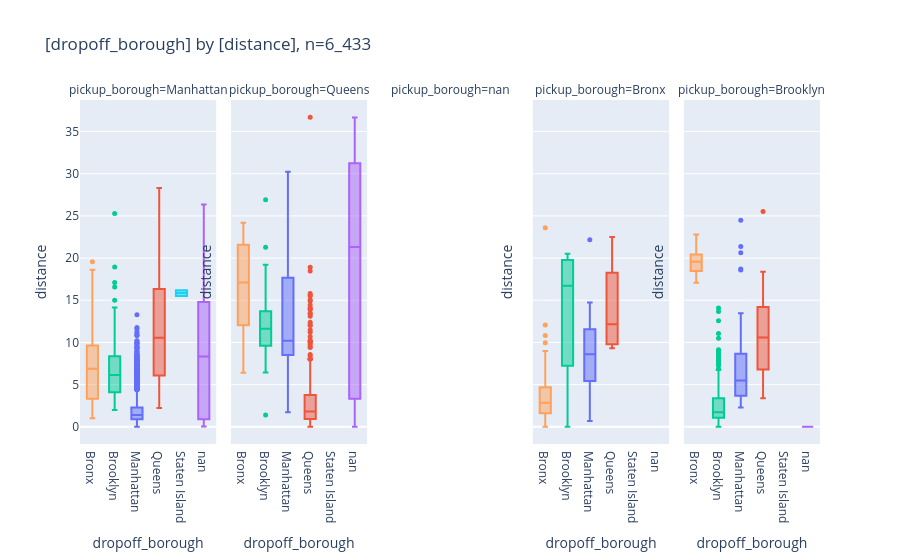

Notebook source saved alongside this figure:
### Code cell
_df = df[["dropoff_borough","distance","pickup_borough"]]
_=pls.plot_boxes(
    _df,
    height=200,
    facet_col="pickup_borough",
    # violin=True,
    # use_log=True,
    # annotations=True,
)

### Figure 1 — Plotly figure (JSON) as saved in the notebook; plotly's stock layout.template omitted (floating-point values rounded to 4 significant figures; data arrays with more than 128 entries replaced by an {"elided": "..."} marker saying what was removed)
{"data": [{"alignmentgroup": "True", "hovertemplate": "dropoff_borough=%{x}<br>pickup_borough=Manhattan<br>distance=%{y}<extra></extra>", "legendgroup": "Manhattan", "marker": {"color": "#636efa", "size": 5}, "name": "Manhattan", "notched": false, "offsetgroup": "Manhattan", "orientation": "v", "showlegend": true, "type": "box", "width": 0.5, "x": {"elided": "4885 str values"}, "x0": " ", "xaxis": "x", "y": {"elided": "4885 float values"}, "y0": " ", "yaxis": "y"}, {"alignmentgroup": "True", "hovertemplate": "dropoff_borough=%{x}<br>pickup_borough=Queens<br>distance=%{y}<extra></extra>", "legendgroup": "Manhattan", "marker": {"color": "#636efa", "size": 5}, "name": "Manhattan", "notched": false, "offsetgroup": "Manhattan", "orientation": "v", "showlegend": false, "type": "box", "width": 0.5, "x": {"elided": "224 str values"}, "x0": " ", "xaxis": "x2", "y": {"elided": "224 float values"}, "y0": " ", "yaxis": "y2"}, {"alignmentgroup": "True", "hovertemplate": "dropoff_borough=%{x}<br>pickup_borough=Bronx<br>distance=%{y}<extra></extra>", "legendgroup": "Manhattan", "marker": {"color": "#636efa", "size": 5}, "name": "Manhattan", "notched": false, "offsetgroup": "Manhattan", "orientation": "v", "showlegend": false, "type": "box", "width": 0.5, "x": ["Manhattan", "Manhattan", "Manhattan", "Manhattan", "Manhattan", "Manhattan", "Manhattan", "Manhattan", "Manhattan", "Manhattan", "Manhattan", "Manhattan", "Manhattan", "Manhattan", "Manhattan", "Manhattan", "Manhattan", "Manhattan", "Manhattan", "Manhattan", "Manhattan", "Manhattan", "Manhattan", "Manhattan", "Manhattan"], "x0": " ", "xaxis": "x4", "y": [10.6, 14.74, 4.5, 2.93, 11.2, 9.16, 8.64, 12.74, 0.7, 12.79, 2.9, 12.69, 5.75, 7.06, 8.59, 6.16, 13.3, 4.2, 22.17, 11.19, 1.66, 6.62, 10.05, 6.66, 7.07], "y0": " ", "yaxis": "y4"}, {"alignmentgroup": "True", "hovertemplate": "dropoff_borough=%{x}<br>pickup_borough=Brooklyn<br>distance=%{y}<extra></extra>", "legendgroup": "Manhattan", "marker": {"color": "#636efa", "size": 5}, "name": "Manhattan", "notched": false, "offsetgroup": "Manhattan", "orientation": "v", "showlegend": false, "type": "box", "width": 0.5, "x": ["Manhattan", "Manhattan", "Manhattan", "Manhattan", "Manhattan", "Manhattan", "Manhattan", "Manhattan", "Manhattan", "Manhattan", "Manhattan", "Manhattan", "Manhattan", "Manhattan", "Manhattan", "Manhattan", "Manhattan", "Manhattan", "Manhattan", "Manhattan", "Manhattan", "Manhattan", "Manhattan", "Manhattan", "Manhattan", "Manhattan", "Manhattan", "Manhattan", "Manhattan", "Manhattan", "Manhattan", "Manhattan", "Manhattan", "Manhattan", "Manhattan", "Manhattan", "Manhattan", "Manhattan", "Manhattan", "Manhattan", "Manhattan", "Manhattan", "Manhattan", "Manhattan", "Manhattan", "Manhattan", "Manhattan", "Manhattan", "Manhattan", "Manhattan", "Manhattan", "Manhattan", "Manhattan", "Manhattan", "Manhattan", "Manhattan", "Manhattan", "Manhattan", "Manhattan", "Manhattan", "Manhattan", "Manhattan", "Manhattan", "Manhattan", "Manhattan", "Manhattan", "Manhattan"], "x0": " ", "xaxis": "x5", "y": [5.98, 7.0, 8.4, 18.7, 4.1, 4.23, 7.06, 4.65, 4.1, 5.8, 11.13, 4.5, 3.01, 5.8, 10.12, 2.6, 3.38, 4.4, 3.38, 4.7, 10.43, 7.8, 12.54, 9.7, 13.47, 24.48, 2.92, 4.66, 7.2, 2.41, 8.56, 3.7, 8.77, 5.88, 6.32, 5.48, 5.06, 18.6, 6.02, 2.94, 4.3, 4.94, 20.64, 6.3, 3.8, 13.44, 9.3, 11.4, 8.26, 7.12, 3.7, 2.3, 2.52, 2.53, 2.8, 8.7, 2.53, 3.67, 2.8, 4.34, 4.3, 3.03, 5.62, 8.82, 3.68, 21.37, 3.5], "y0": " ", "yaxis": "y5"}, {"alignmentgroup": "True", "hovertemplate": "dropoff_borough=%{x}<br>pickup_borough=Manhattan<br>distance=%{y}<extra></extra>", "legendgroup": "Queens", "marker": {"color": "#EF553B", "size": 5}, "name": "Queens", "notched": false, "offsetgroup": "Queens", "orientation": "v", "showlegend": true, "type": "box", "width": 0.5, "x": {"elided": "163 str values"}, "x0": " ", "xaxis": "x", "y": {"elided": "163 float values"}, "y0": " ", "yaxis": "y"}, {"alignmentgroup": "True", "hovertemplate": "dropoff_borough=%{x}<br>pickup_borough=Queens<br>distance=%{y}<extra></extra>", "legendgroup": "Queens", "marker": {"color": "#EF553B", "size": 5}, "name": "Queens", "notched": false, "offsetgroup": "Queens", "orientation": "v", "showlegend": false, "type": "box", "width": 0.5, "x": {"elided": "349 str values"}, "x0": " ", "xaxis": "x2", "y": {"elided": "349 float values"}, "y0": " ", "yaxis": "y2"}, {"alignmentgroup": "True", "hovertemplate": "dropoff_borough=%{x}<br>pickup_borough=Bronx<br>distance=%{y}<extra></extra>", "legendgroup": "Queens", "marker": {"color": "#EF553B", "size": 5}, "name": "Queens", "notched": false, "offsetgroup": "Queens", "orientation": "v", "showlegend": false, "type": "box", "width": 0.5, "x": ["Queens", "Queens", "Queens", "Queens"], "x0": " ", "xaxis": "x4", "y": [9.31, 22.51, 14.03, 10.27], "y0": " ", "yaxis": "y4"}, {"alignmentgroup": "True", "hovertemplate": "dropoff_borough=%{x}<br>pickup_borough=Brooklyn<br>distance=%{y}<extra></extra>", "legendgroup": "Queens", "marker": {"color": "#EF553B", "size": 5}, "name": "Queens", "notched": false, "offsetgroup": "Queens", "orientation": "v", "showlegend": false, "type": "box", "width": 0.5, "x": ["Queens", "Queens", "Queens", "Queens", "Queens", "Queens", "Queens", "Queens", "Queens", "Queens", "Queens", "Queens", "Queens", "Queens", "Queens", "Queens", "Queens", "Queens", "Queens", "Queens", "Queens", "Queens", "Queens", "Queens", "Queens", "Queens"], "x0": " ", "xaxis": "x5", "y": [3.38, 10.97, 7.5, 10.11, 12.76, 6.5, 16.01, 25.51, 14.2, 11.55, 4.57, 9.9, 14.9, 14.67, 6.76, 9.6, 3.74, 11.14, 7.1, 6.8, 12.4, 18.2, 4.41, 11.44, 18.39, 10.23], "y0": " ", "yaxis": "y5"}, {"alignmentgroup": "True", "hovertemplate": "dropoff_borough=%{x}<br>pickup_borough=Manhattan<br>distance=%{y}<extra></extra>", "legendgroup": "Brooklyn", "marker": {"color": "#00cc96", "size": 5}, "name": "Brooklyn", "notched": false, "offsetgroup": "Brooklyn", "orientation": "v", "showlegend": true, "type": "box", "width": 0.5, "x": {"elided": "153 str values"}, "x0": " ", "xaxis": "x", "y": {"elided": "153 float values"}, "y0": " ", "yaxis": "y"}, {"alignmentgroup": "True", "hovertemplate": "dropoff_borough=%{x}<br>pickup_borough=Queens<br>distance=%{y}<extra></extra>", "legendgroup": "Brooklyn", "marker": {"color": "#00cc96", "size": 5}, "name": "Brooklyn", "notched": false, "offsetgroup": "Brooklyn", "orientation": "v", "showlegend": false, "type": "box", "width": 0.5, "x": ["Brooklyn", "Brooklyn", "Brooklyn", "Brooklyn", "Brooklyn", "Brooklyn", "Brooklyn", "Brooklyn", "Brooklyn", "Brooklyn", "Brooklyn", "Brooklyn", "Brooklyn", "Brooklyn", "Brooklyn", "Brooklyn", "Brooklyn", "Brooklyn", "Brooklyn", "Brooklyn", "Brooklyn", "Brooklyn", "Brooklyn", "Brooklyn", "Brooklyn", "Brooklyn", "Brooklyn", "Brooklyn", "Brooklyn", "Brooklyn", "Brooklyn", "Brooklyn", "Brooklyn", "Brooklyn", "Brooklyn", "Brooklyn", "Brooklyn", "Brooklyn", "Brooklyn", "Brooklyn", "Brooklyn", "Brooklyn", "Brooklyn", "Brooklyn", "Brooklyn", "Brooklyn", "Brooklyn", "Brooklyn", "Brooklyn", "Brooklyn", "Brooklyn", "Brooklyn", "Brooklyn", "Brooklyn", "Brooklyn", "Brooklyn", "Brooklyn", "Brooklyn", "Brooklyn", "Brooklyn", "Brooklyn", "Brooklyn"], "x0": " ", "xaxis": "x2", "y": [14.3, 11.8, 18.99, 13.04, 10.88, 12.25, 9.6, 9.98, 8.1, 19.2, 14.54, 10.02, 9.28, 11.25, 14.5, 18.29, 11.8, 1.4, 21.27, 12.5, 7.89, 10.12, 12.21, 13.7, 13.26, 7.06, 8.51, 13.1, 9.6, 9.8, 16.65, 7.03, 9.18, 10.0, 13.9, 9.96, 7.4, 14.1, 12.52, 10.39, 26.92, 14.97, 12.7, 9.73, 15.0, 7.3, 7.7, 11.52, 11.74, 9.72, 15.7, 10.16, 16.68, 10.94, 10.32, 12.79, 6.44, 11.93, 8.44, 13.65, 9.6, 13.5], "y0": " ", "yaxis": "y2"}, {"alignmentgroup": "True", "hovertemplate": "dropoff_borough=%{x}<br>pickup_borough=Bronx<br>distance=%{y}<extra></extra>", "legendgroup": "Brooklyn", "marker": {"color": "#00cc96", "size": 5}, "name": "Brooklyn", "notched": false, "offsetgroup": "Brooklyn", "orientation": "v", "showlegend": false, "type": "box", "width": 0.5, "x": ["Brooklyn", "Brooklyn", "Brooklyn", "Brooklyn"], "x0": " ", "xaxis": "x4", "y": [14.45, 19.01, 20.51, 0.0], "y0": " ", "yaxis": "y4"}, {"alignmentgroup": "True", "hovertemplate": "dropoff_borough=%{x}<br>pickup_borough=Brooklyn<br>distance=%{y}<extra></extra>", "legendgroup": "Brooklyn", "marker": {"color": "#00cc96", "size": 5}, "name": "Brooklyn", "notched": false, "offsetgroup": "Brooklyn", "orientation": "v", "showlegend": false, "type": "box", "width": 0.5, "x": {"elided": "282 str values"}, "x0": " ", "xaxis": "x5", "y": {"elided": "282 float values"}, "y0": " ", "yaxis": "y5"}, {"alignmentgroup": "True", "hovertemplate": "dropoff_borough=%{x}<br>pickup_borough=Manhattan<br>distance=%{y}<extra></extra>", "legendgroup": "nan", "marker": {"color": "#ab63fa", "size": 5}, "name": "nan", "notched": false, "offsetgroup": "nan", "orientation": "v", "showlegend": true, "type": "box", "width": 0.5, "x": ["nan", "nan", "nan", "nan", "nan", "nan", "nan", "nan", "nan", "nan"], "x0": " ", "xaxis": "x", "y": [1.74, 0.03, 0.9, 0.9, 6.32, 14.82, 26.35, 12.6, 14.8, 10.36], "y0": " ", "yaxis": "y"}, {"alignmentgroup": "True", "hovertemplate": "dropoff_borough=%{x}<br>pickup_borough=Queens<br>distance=%{y}<extra></extra>", "legendgroup": "nan", "marker": {"color": "#ab63fa", "size": 5}, "name": "nan", "notched": false, "offsetgroup": "nan", "orientation": "v", "showlegend": false, "type": "box", "width": 0.5, "x": ["nan", "nan", "nan", "nan", "nan", "nan", "nan", "nan", "nan", "nan", "nan"], "x0": " ", "xaxis": "x2", "y": [5.69, 19.2, 24.57, 0.34, 24.63, 21.3, 33.76, 36.66, 2.53, 33.46, 0.0], "y0": " ", "yaxis": "y2"}, {"alignmentgroup": "True", "hovertemplate": "dropoff_borough=%{x}<br>pickup_borough=Brooklyn<br>distance=%{y}<extra></extra>", "legendgroup": "nan", "marker": {"color": "#ab63fa", "size": 5}, "name": "nan", "notched": false, "offsetgroup": "nan", "orientation": "v", "showlegend": false, "type": "box", "width": 0.5, "x": ["nan", "nan", "nan"], "x0": " ", "xaxis": "x5", "y": [0.0, 0.0, 0.0], "y0": " ", "yaxis": "y5"}, {"alignmentgroup": "True", "hovertemplate": "dropoff_borough=%{x}<br>pickup_borough=Manhattan<br>distance=%{y}<extra></extra>", "legendgroup": "Bronx", "marker": {"color": "#FFA15A", "size": 5}, "name": "Bronx", "notched": false, "offsetgroup": "Bronx", "orientation": "v", "showlegend": true, "type": "box", "width": 0.5, "x": ["Bronx", "Bronx", "Bronx", "Bronx", "Bronx", "Bronx", "Bronx", "Bronx", "Bronx", "Bronx", "Bronx", "Bronx", "Bronx", "Bronx", "Bronx", "Bronx", "Bronx", "Bronx", "Bronx", "Bronx", "Bronx", "Bronx", "Bronx", "Bronx", "Bronx", "Bronx", "Bronx", "Bronx", "Bronx", "Bronx", "Bronx", "Bronx", "Bronx", "Bronx", "Bronx", "Bronx", "Bronx", "Bronx", "Bronx", "Bronx", "Bronx", "Bronx", "Bronx", "Bronx", "Bronx", "Bronx", "Bronx", "Bronx", "Bronx", "Bronx", "Bronx", "Bronx", "Bronx", "Bronx", "Bronx"], "x0": " ", "xaxis": "x", "y": [12.05, 11.79, 9.4, 9.8, 1.8, 5.7, 5.6, 4.29, 10.44, 11.92, 8.3, 16.35, 7.35, 10.2, 10.51, 3.32, 9.41, 12.27, 4.92, 4.4, 7.4, 8.45, 16.79, 19.57, 8.6, 9.7, 18.62, 10.39, 2.7, 9.44, 2.1, 2.54, 5.78, 7.21, 1.0, 3.79, 1.38, 3.75, 6.87, 1.71, 2.56, 3.6, 3.35, 1.17, 8.52, 1.63, 9.46, 4.28, 6.88, 2.2, 2.4, 3.86, 8.97, 1.67, 4.02], "y0": " ", "yaxis": "y"}, {"alignmentgroup": "True", "hovertemplate": "dropoff_borough=%{x}<br>pickup_borough=Queens<br>distance=%{y}<extra></extra>", "legendgroup": "Bronx", "marker": {"color": "#FFA15A", "size": 5}, "name": "Bronx", "notched": false, "offsetgroup": "Bronx", "orientation": "v", "showlegend": false, "type": "box", "width": 0.5, "x": ["Bronx", "Bronx", "Bronx", "Bronx", "Bronx", "Bronx", "Bronx", "Bronx", "Bronx", "Bronx", "Bronx"], "x0": " ", "xaxis": "x2", "y": [24.2, 22.47, 6.4, 13.9, 10.72, 23.3, 18.89, 11.43, 15.85, 17.1, 18.74], "y0": " ", "yaxis": "y2"}, {"alignmentgroup": "True", "hovertemplate": "dropoff_borough=%{x}<br>pickup_borough=Bronx<br>distance=%{y}<extra></extra>", "legendgroup": "Bronx", "marker": {"color": "#FFA15A", "size": 5}, "name": "Bronx", "notched": false, "offsetgroup": "Bronx", "orientation": "v", "showlegend": false, "type": "box", "width": 0.5, "x": ["Bronx", "Bronx", "Bronx", "Bronx", "Bronx", "Bronx", "Bronx", "Bronx", "Bronx", "Bronx", "Bronx", "Bronx", "Bronx", "Bronx", "Bronx", "Bronx", "Bronx", "Bronx", "Bronx", "Bronx", "Bronx", "Bronx", "Bronx", "Bronx", "Bronx", "Bronx", "Bronx", "Bronx", "Bronx", "Bronx", "Bronx", "Bronx", "Bronx", "Bronx", "Bronx", "Bronx", "Bronx", "Bronx", "Bronx", "Bronx", "Bronx", "Bronx", "Bronx", "Bronx", "Bronx", "Bronx", "Bronx", "Bronx", "Bronx", "Bronx", "Bronx", "Bronx", "Bronx", "Bronx", "Bronx", "Bronx", "Bronx", "Bronx", "Bronx", "Bronx", "Bronx", "Bronx", "Bronx", "Bronx", "Bronx", "Bronx"], "x0": " ", "xaxis": "x4", "y": [9.97, 4.89, 0.07, 1.6, 4.7, 2.18, 0.07, 2.0, 2.7, 2.52, 3.9, 1.1, 3.61, 1.56, 1.66, 6.4, 2.36, 2.89, 4.18, 2.49, 3.83, 1.89, 4.93, 5.01, 4.0, 0.0, 0.66, 3.25, 1.68, 5.1, 6.39, 10.83, 4.31, 1.12, 0.93, 0.94, 2.96, 1.25, 2.58, 4.9, 3.16, 9.0, 1.16, 0.76, 3.81, 0.58, 4.69, 1.17, 23.61, 5.3, 1.74, 2.2, 4.5, 6.0, 2.95, 0.89, 12.06, 8.74, 2.73, 1.82, 0.08, 2.82, 2.39, 6.23, 2.9, 4.0], "y0": " ", "yaxis": "y4"}, {"alignmentgroup": "True", "hovertemplate": "dropoff_borough=%{x}<br>pickup_borough=Brooklyn<br>distance=%{y}<extra></extra>", "legendgroup": "Bronx", "marker": {"color": "#FFA15A", "size": 5}, "name": "Bronx", "notched": false, "offsetgroup": "Bronx", "orientation": "v", "showlegend": false, "type": "box", "width": 0.5, "x": ["Bronx", "Bronx", "Bronx", "Bronx", "Bronx"], "x0": " ", "xaxis": "x5", "y": [17.09, 18.91, 19.57, 19.62, 22.81], "y0": " ", "yaxis": "y5"}, {"alignmentgroup": "True", "hovertemplate": "dropoff_borough=%{x}<br>pickup_borough=Manhattan<br>distance=%{y}<extra></extra>", "legendgroup": "Staten Island", "marker": {"color": "#19d3f3", "size": 5}, "name": "Staten Island", "notched": false, "offsetgroup": "Staten Island", "orientation": "v", "showlegend": true, "type": "box", "width": 0.5, "x": ["Staten Island", "Staten Island"], "x0": " ", "xaxis": "x", "y": [15.51, 16.2], "y0": " ", "yaxis": "y"}], "layout": {"annotations": [{"font": {}, "showarrow": false, "text": "pickup_borough=Manhattan", "x": 0.092, "xanchor": "center", "xref": "paper", "y": 1, "yanchor": "bottom", "yref": "paper"}, {"font": {}, "showarrow": false, "text": "pickup_borough=Queens", "x": 0.296, "xanchor": "center", "xref": "paper", "y": 1, "yanchor": "bottom", "yref": "paper"}, {"font": {}, "showarrow": false, "text": "pickup_borough=nan", "x": 0.5, "xanchor": "center", "xref": "paper", "y": 1, "yanchor": "bottom", "yref": "paper"}, {"font": {}, "showarrow": false, "text": "pickup_borough=Bronx", "x": 0.704, "xanchor": "center", "xref": "paper", "y": 1, "yanchor": "bottom", "yref": "paper"}, {"font": {}, "showarrow": false, "text": "pickup_borough=Brooklyn", "x": 0.908, "xanchor": "center", "xref": "paper", "y": 1, "yanchor": "bottom", "yref": "paper"}], "boxmode": "group", "legend": {"title": {"text": "dropoff_borough"}, "tracegroupgap": 0}, "showlegend": false, "title": {"text": "[dropoff_borough] by [distance], n=6_433"}, "xaxis": {"anchor": "y", "categoryarray": ["Bronx", "Brooklyn", "Manhattan", "Queens", "Staten Island", "nan"], "categoryorder": "array", "domain": [0, 0.184], "title": {"text": "dropoff_borough"}}, "xaxis2": {"anchor": "y2", "categoryarray": ["Bronx", "Brooklyn", "Manhattan", "Queens", "Staten Island", "nan"], "categoryorder": "array", "domain": [0.204, 0.388], "matches": "x", "title": {"text": "dropoff_borough"}}, "xaxis3": {"anchor": "y3", "categoryarray": ["Bronx", "Brooklyn", "Manhattan", "Queens", "Staten Island", "nan"], "categoryorder": "array", "domain": [0.408, 0.592], "matches": "x", "title": {"text": "dropoff_borough"}}, "xaxis4": {"anchor": "y4", "categoryarray": ["Bronx", "Brooklyn", "Manhattan", "Queens", "Staten Island", "nan"], "categoryorder": "array", "domain": [0.612, 0.796], "matches": "x", "title": {"text": "dropoff_borough"}}, "xaxis5": {"anchor": "y5", "categoryarray": ["Bronx", "Brooklyn", "Manhattan", "Queens", "Staten Island", "nan"], "categoryorder": "array", "domain": [0.816, 1], "matches": "x", "title": {"text": "dropoff_borough"}}, "yaxis": {"anchor": "x", "domain": [0, 1], "title": {"text": "distance"}}, "yaxis2": {"anchor": "x2", "domain": [0, 1], "matches": "y", "showticklabels": false, "title": {"text": "distance"}}, "yaxis3": {"anchor": "x3", "domain": [0, 1], "matches": "y", "showticklabels": false, "title": {"text": "distance"}}, "yaxis4": {"anchor": "x4", "domain": [0, 1], "matches": "y", "showticklabels": false, "title": {"text": "distance"}}, "yaxis5": {"anchor": "x5", "domain": [0, 1], "matches": "y", "showticklabels": false, "title": {"text": "distance"}}}}
